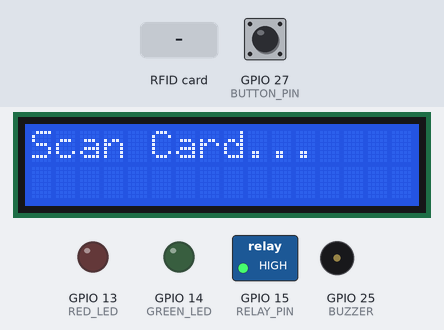
A sketch run on a simulated ESP32. On the bench: 16×2 character LCD, switched loads named in the sketch (green lamp = pin HIGH), output pins drawn as LEDs (lit = HIGH), buzzer (waves = sounding, pin HIGH). Dashed ring = blinking. Inputs (shaded band) come from the test bench; at power-on: GPIO 27 (BUTTON_PIN) HIGH. WiFi joins after 1.5 s; servers stay silent unless stated; the local clock reads 2024-03-15 10:24:30 at power-on unless the sketch sets it; what the sketch prints to the serial monitor is not drawn.

Above: at 2.8 s.
2.9 s: RFID card 23 45 67 89 held to the reader
At 3.02 s:
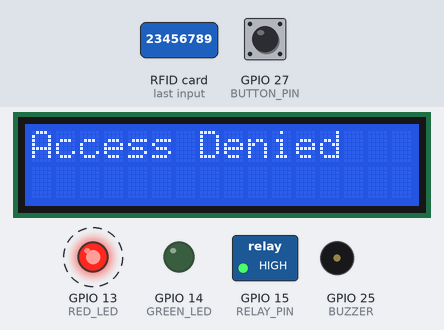
5.0 s: GPIO 27 (BUTTON_PIN) pulled LOW for 0.15 s
At 6.2 s:
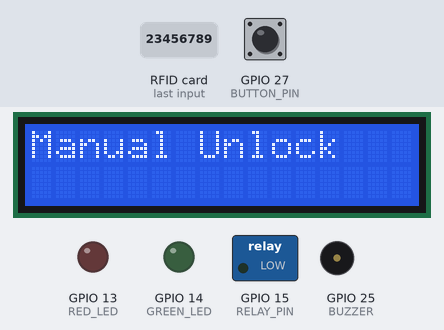
8.1 s: RFID card 53 A5 F5 F6 held to the reader
At 9.7 s:
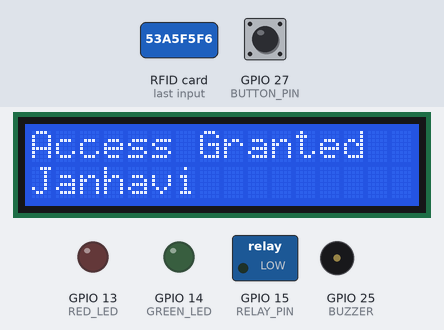
10.2 s: RFID card 5E 7A 19 C4 held to the reader
At 12.91 s:
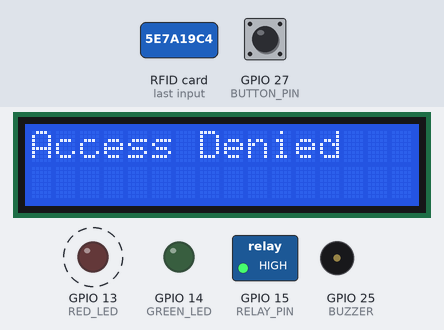
13.2 s: GPIO 27 (BUTTON_PIN) pulled LOW for 3.2 s
At 15.1 s:
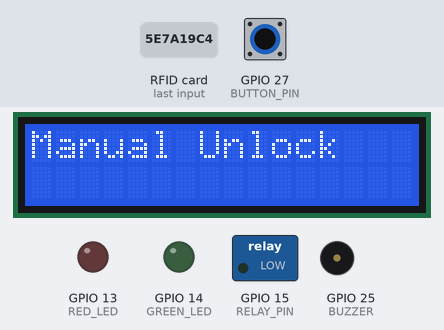
Timing chart, 0 to 18.9 s (numbered marks = the images above; inputs shaded):
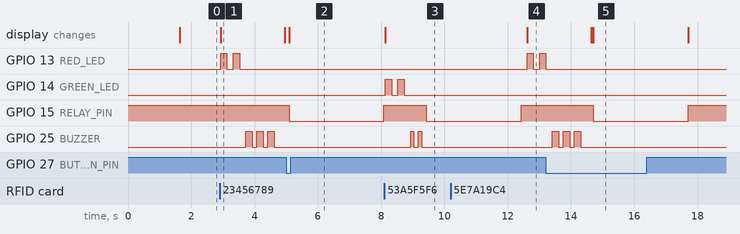

The sketch:

rfid_door_lock.ino
```cpp
#include <WiFi.h>
#include <Firebase_ESP_Client.h>
#include <SPI.h>
#include <MFRC522.h>
#include <Wire.h>
#include <LiquidCrystal_I2C.h>
#include <time.h>

// ================= WIFI =================
#define WIFI_SSID "vivo 2015"
#define WIFI_PASSWORD "23456789"

// ================= FIREBASE =================
#define DATABASE_URL "https://door-lock-system-b5952-default-rtdb.asia-southeast1.firebasedatabase.app/"
#define DATABASE_SECRET "NLwAY200peZUyW7cDvP5ktk8JohlrbcAwdvf98zM"

// ================= RFID =================
#define SS_PIN 5
#define RST_PIN 4

// ================= OUTPUT PINS =================
#define RELAY_PIN 15
#define GREEN_LED 14
#define RED_LED 13
#define BUZZER 25
#define BUTTON_PIN 27

// ================= TIME CONFIG (IST) =================
const char *ntpServer = "pool.ntp.org";
const long gmtOffset_sec = 19800; // IST (UTC +5:30)
const int daylightOffset_sec = 0;

// ================= OBJECTS =================
MFRC522 mfrc522(SS_PIN, RST_PIN);
LiquidCrystal_I2C lcd(0x27, 16, 2);

FirebaseData fbdo;
FirebaseAuth auth;
FirebaseConfig config;

int attemptCount = 0;
unsigned long lastScanTime = 0;

// ================= USER STRUCT =================
struct User
{
    byte uid[4];
    String name;
};

User users[] = {
    {{0x53, 0xA5, 0xF5, 0xF6}, "Janhavi"}};

const int userCount = sizeof(users) / sizeof(users[0]);

// ================= FUNCTIONS =================

String getUserName(byte *uid)
{
    for (int i = 0; i < userCount; i++)
    {
        if (memcmp(uid, users[i].uid, 4) == 0)
        {
            return users[i].name;
        }
    }
    return "Invalid";
}

String uidToString(byte *uid)
{
    String id = "";
    for (byte i = 0; i < 4; i++)
    {
        if (uid[i] < 0x10)
            id += "0";
        id += String(uid[i], HEX);
    }
    id.toUpperCase();
    return id;
}

// ✅ Stable Timestamp Function
String getTimeStamp()
{
    struct tm timeinfo;

    if (!getLocalTime(&timeinfo))
    {
        Serial.println("Time not available, using fallback");
        return String(millis()); // fallback (never "NoTime")
    }

    char buffer[30];
    strftime(buffer, sizeof(buffer), "%Y-%m-%d %H:%M:%S", &timeinfo);
    return String(buffer);
}

void sendToFirebase(int attempt, String cardID, String name, String status)
{

    if (WiFi.status() != WL_CONNECTED)
    {
        Serial.println("WiFi disconnected. Reconnecting...");
        WiFi.reconnect();
        return;
    }

    FirebaseJson json;

    json.set("attempt", attempt);
    json.set("card_id", cardID);
    json.set("emp_name", name);
    json.set("status", status);
    json.set("timestamp", getTimeStamp());

    if (Firebase.RTDB.pushJSON(&fbdo, "/rfid_logs", &json))
    {
        Serial.println("Firebase Updated");
    }
    else
    {
        Serial.println("Firebase Error:");
        Serial.println(fbdo.errorReason());
    }
}

void beep(int times, int duration)
{
    for (int i = 0; i < times; i++)
    {
        digitalWrite(BUZZER, HIGH);
        delay(duration);
        digitalWrite(BUZZER, LOW);
        delay(150);
    }
}

void blinkLED(int pin, int times)
{
    for (int i = 0; i < times; i++)
    {
        digitalWrite(pin, HIGH);
        delay(200);
        digitalWrite(pin, LOW);
        delay(200);
    }
}

// ================= SETUP =================

void setup()
{

    Serial.begin(115200);

    pinMode(RELAY_PIN, OUTPUT);
    pinMode(GREEN_LED, OUTPUT);
    pinMode(RED_LED, OUTPUT);
    pinMode(BUZZER, OUTPUT);
    pinMode(BUTTON_PIN, INPUT_PULLUP);

    digitalWrite(RELAY_PIN, HIGH);

    // WiFi
    WiFi.begin(WIFI_SSID, WIFI_PASSWORD);
    Serial.print("Connecting to WiFi");

    while (WiFi.status() != WL_CONNECTED)
    {
        delay(500);
        Serial.print(".");
    }

    Serial.println("\nWiFi Connected");

    // NTP Time Setup
    configTime(gmtOffset_sec, daylightOffset_sec, ntpServer);

    Serial.println("Waiting for NTP time sync...");
    while (time(nullptr) < 100000)
    {
        delay(500);
        Serial.print(".");
    }
    Serial.println("\nTime Synced Successfully");

    // Firebase Setup
    config.database_url = DATABASE_URL;
    config.signer.tokens.legacy_token = DATABASE_SECRET;

    Firebase.begin(&config, &auth);
    Firebase.reconnectWiFi(true);

    // RFID + LCD Init
    SPI.begin();
    mfrc522.PCD_Init();

    Wire.begin();
    lcd.init();
    lcd.backlight();
    lcd.print("Scan Card...");
}

// ================= LOOP =================

void loop()
{
    // ================= MANUAL BUTTON CONTROL =================
    if (digitalRead(BUTTON_PIN) == LOW)
    { // Button pressed (INPUT_PULLUP logic)

        delay(50); // simple debounce

        if (digitalRead(BUTTON_PIN) == LOW)
        {

            lcd.clear();
            lcd.print("Manual Unlock");

            digitalWrite(RELAY_PIN, LOW); // Relay ON
            delay(3000);
            digitalWrite(RELAY_PIN, HIGH); // Relay OFF

            lcd.clear();
            lcd.print("Scan Card...");

            // Wait until button released (prevents retrigger)
            while (digitalRead(BUTTON_PIN) == LOW)
                ;
        }
    }
    if (millis() - lastScanTime < 2000)
        return;

    if (!mfrc522.PICC_IsNewCardPresent())
        return;
    if (!mfrc522.PICC_ReadCardSerial())
        return;

    lastScanTime = millis();
    attemptCount++;

    String empName = getUserName(mfrc522.uid.uidByte);
    String cardID = uidToString(mfrc522.uid.uidByte);

    lcd.clear();

    if (empName != "Invalid")
    {

        lcd.print("Access Granted");
        lcd.setCursor(0, 1);
        lcd.print(empName);

        blinkLED(GREEN_LED, 2);
        beep(2, 100);

        digitalWrite(RELAY_PIN, LOW);
        delay(3000);
        digitalWrite(RELAY_PIN, HIGH);

        sendToFirebase(attemptCount, cardID, empName, "Granted");
    }
    else
    {

        lcd.print("Access Denied");
        blinkLED(RED_LED, 2);
        beep(3, 200);

        sendToFirebase(attemptCount, cardID, "Invalid", "Denied");

        lcd.clear();
        lcd.print("Scan Card");

        /* while (digitalRead(BUTTON_PIN) == HIGH) {}

         beep(1, 300);

         lcd.clear();
         lcd.print("Manual Unlock");

         digitalWrite(RELAY_PIN, LOW);
         delay(3000);
         digitalWrite(RELAY_PIN, HIGH);*/
    }
    lcd.clear();
    lcd.print("Scan Card...");
    mfrc522.PICC_HaltA();
}
```

Measured:
- after the input at 2.9 s, GPIO 13 (RED_LED): alternates HIGH for 0.20 s and LOW for 0.20 s, 4 changes in all, then stays LOW, starting at once; GPIO 25 (BUZZER): alternates HIGH for 0.20 s and LOW for 0.15 s, starting after 0.82 s; the display: changes at once (image 1)
- after the input at 5.0 s, GPIO 15 (RELAY_PIN): HIGH → LOW after 0.09 s, → HIGH 3.0 s later; the display: changes after 0.09 s (image 2)
- after the input at 8.1 s, GPIO 14 (GREEN_LED): alternates HIGH for 0.20 s and LOW for 0.20 s, 4 changes in all, then stays LOW, starting at once; GPIO 15 (RELAY_PIN): HIGH → LOW after 1.3 s; GPIO 25 (BUZZER): alternates HIGH for 0.10 s and LOW for 0.15 s, 4 changes in all, then stays LOW, starting after 0.83 s; the display: changes at once (image 3)
- after the input at 10.2 s, GPIO 13 (RED_LED): LOW → HIGH after 2.4 s, → LOW 0.20 s later, → HIGH 0.20 s later; the display: changes after 2.4 s (image 4)
- after the input at 13.2 s, GPIO 15 (RELAY_PIN): HIGH → LOW after 1.5 s, → HIGH 3.0 s later; the display: first differs from a run without the input after 1.5 s (image 5)
- what the display in image 1 shows lasts 2.0 s, from 2.9 s to 4.9 s
